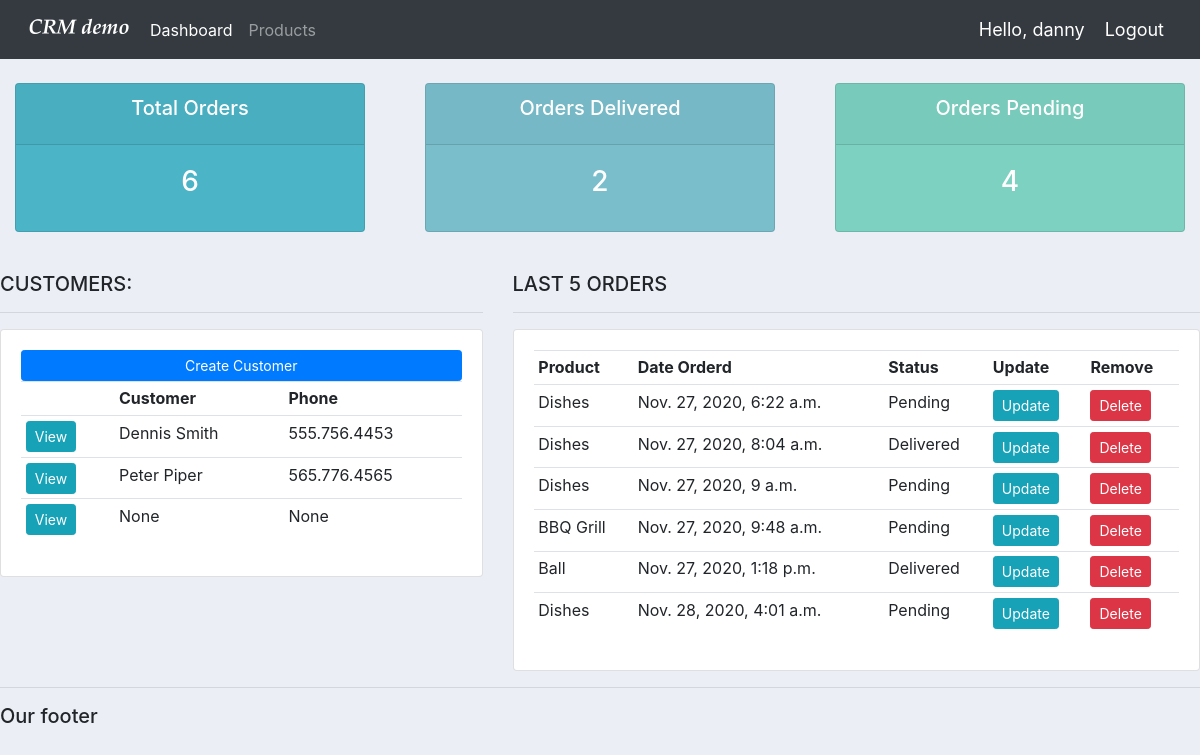
Page / (signed in) on the earlier database version.
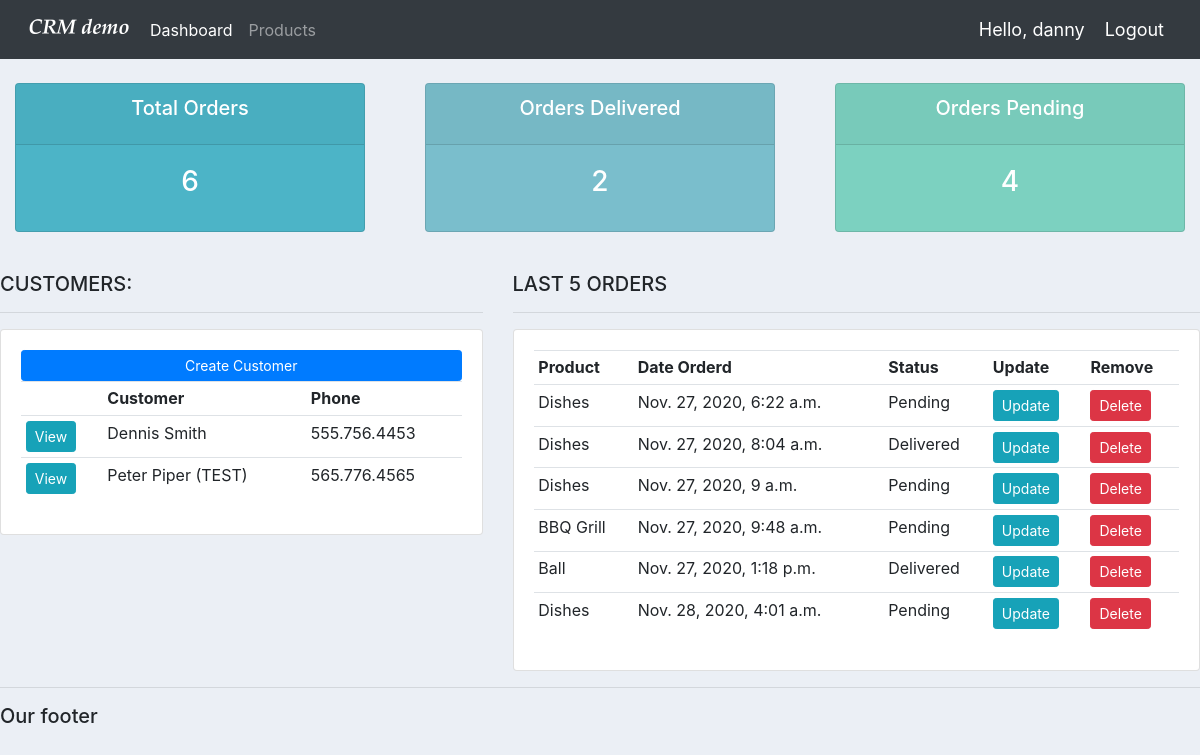
Same page on the later database version.
### accounts/models.py (models this page shows, shortened)
class Customer(models.Model):
	user = models.OneToOneField(User, null=True, blank=True, on_delete=models.CASCADE)
	name = models.CharField(max_length=200, null=True)
	phone = models.CharField(max_length=200, null=True)
	email = models.CharField(max_length=200, null=True)
	profile_pic = models.ImageField(default="profile1.png", null=True, blank=True)
	date_created = models.DateTimeField(auto_now_add=True, null=True)

class Order(models.Model):
	STATUS = (
		('Pending', 'Pending'),
		('Out for delivery', 'Out for delivery'),
		('Delivered', 'Delivered'),
		)
	customer = models.ForeignKey(Customer, null=True, on_delete= models.SET_NULL)
	product = models.ForeignKey(Product, null=True, on_delete= models.SET_NULL)
	date_created = models.DateTimeField(auto_now_add=True, null=True)
	status = models.CharField(max_length=200, null=True, choices=STATUS)
	note = models.CharField(max_length=1000, null=True)

class Product(models.Model):
	CATEGORY = (
		('Indoor', 'Indoor'),
		('Out Door', 'Out Door'),
		)
	name = models.CharField(max_length=200, null=True)
	price = models.FloatField(null=True)
	category = models.CharField(max_length=200, null=True, choices=CATEGORY)
	description = models.CharField(max_length=200, null=True, blank=True)
	date_created = models.DateTimeField(auto_now_add=True, null=True)
	tags = models.ManyToManyField(Tag)
	def __str__(self):
		return str(self.name)

### accounts/decorators.py (the view)
	def wrapper_func(request, *args, **kwargs):
		group = None
		if request.user.groups.exists():
			group = request.user.groups.all()[0].name
		if group == 'customer':
			return redirect('user-page')
		if group == 'admin':
			return view_func(request, *args, **kwargs)

### accounts/views.py (called while the page is built)
@login_required(login_url='login')
@admin_only
def home(request):
	orders = Order.objects.all()
	customers = Customer.objects.all()
	total_customers = customers.count()
	total_orders = orders.count()
	delivered = orders.filter(status='Delivered').count()
	pending = orders.filter(status='Pending').count()
	context = {
			'orders': orders,
			'customers': customers,
			'total_customers': total_customers,
			'total_orders': total_orders,
			'delivered': delivered,
			'pending': pending
			}
	return render(request, 'accounts/dashboard.html', context)

### accounts/templates/accounts/dashboard.html
{% extends 'accounts/main.html' %}
{% block content %}
{% include 'accounts/status.html' %}
<br>
<div class="row">
	<div class="col-md-5">
		<h5>CUSTOMERS:</h5>
		<hr>
		<div class="card card-body">
			<a class="btn btn-primary  btn-sm btn-block" href="">Create Customer</a>
			<table class="table table-sm">
				<tr>
					<th></th>
					<th>Customer</th>
					<th>Phone</th>
				</tr>
				{% for customer in customers %}
					<tr>
						<td><a class="btn btn-sm btn-info" href="{% url 'customer' customer.id %}">View</a></td>
						<td>{{ customer.name }}</td>
						<td>{{ customer.phone }}</td>
					</tr>
				{% endfor %}
			</table>
		</div>
	</div>
	<div class="col-md-7">
		<h5>LAST 5 ORDERS</h5>
		<hr>
		<div class="card card-body">
			<table class="table table-sm">
				<tr>
					<th>Product</th>
					<th>Date Orderd</th>
					<th>Status</th>
					<th>Update</th>
					<th>Remove</th>
				</tr>
				{% for order in orders %}
					<tr>
						<td>{{ order.product }}</td>
						<td>{{ order.date_created }}</td>
						<td>{{ order.status }}</td>
						<td><a class="btn btn-sm btn-info" href="{% url 'update_order' order.id %}">Update</a></td>
						<td><a class="btn btn-sm btn-danger" href="{% url 'delete_order' order.id %}">Delete</a></td>
					</tr>
				{% endfor %}
			</table>
		</div>
	</div>
</div>
{% endblock %}

Differences in the rows shown:
removed Customer: name "None", phone "None"
changed Customer: name "Peter Piper" → "Peter Piper (TEST)"
